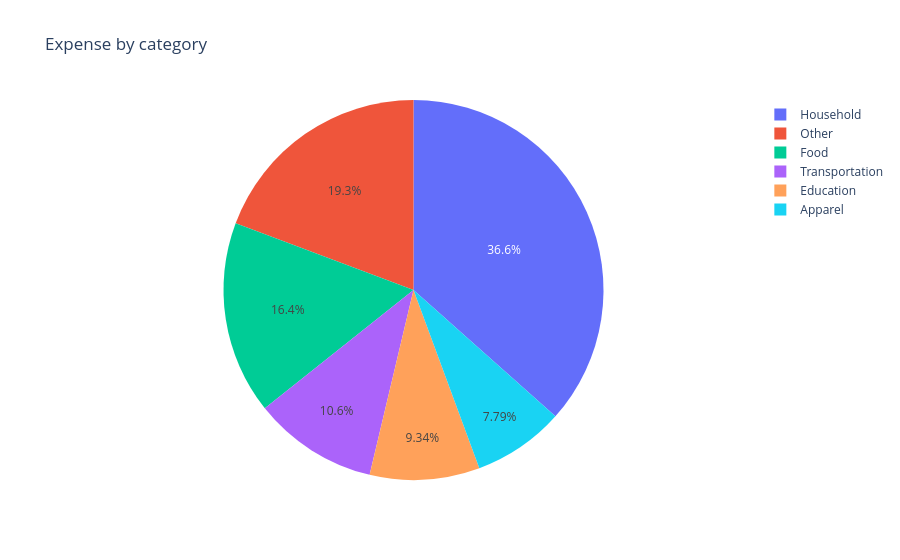

Write notebook code for a chart like this one.
### Code cell
import plotly.express  as px

fig = px.pie(expense.groupby('Category')['transaction_amount'].sum().reset_index(),
values = 'transaction_amount',
names = 'Category',
title = 'Expense by category')

fig.show()

### Figure 1 — Plotly figure (JSON) as saved in the notebook; plotly's stock layout.template omitted (floating-point values rounded to 4 significant figures)
{"data": [{"domain": {"x": [0, 1], "y": [0, 1]}, "hovertemplate": "Category=%{label}<br>transaction_amount=%{value}<extra></extra>", "labels": ["Apparel", "Education", "Food", "Household", "Other", "Transportation"], "legendgroup": "", "name": "", "showlegend": true, "type": "pie", "values": [11670.0, 14000.0, 24610.0, 54810.0, 28890.0, 15870.0]}], "layout": {"legend": {"tracegroupgap": 0}, "title": {"text": "Expense by category"}}}
